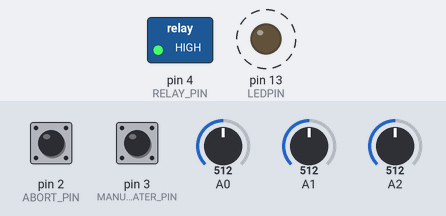
The program below on a simulated Arduino Uno, built with avr-gcc and run on an emulated ATmega328P. On the bench: switched loads named in the program (green lamp = pin HIGH), output pins drawn as LEDs (lit = HIGH). Dashed ring = blinking. The inputs (shaded band) are chosen by the test bench; at power-on: A0 = 512, pin 2 (ABORT_PIN) HIGH, pin 3 (MANUAL_WATER_PIN) HIGH, A1 = 512, A2 = 512.

Above: at 9.7 s.
9.8 s: A0 set to 93
16.9 s: A0 set to 80
At 20.4 s:
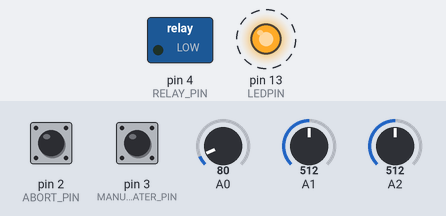
Timing chart, 0 to 39.2 s (numbered marks = the images above; inputs shaded):
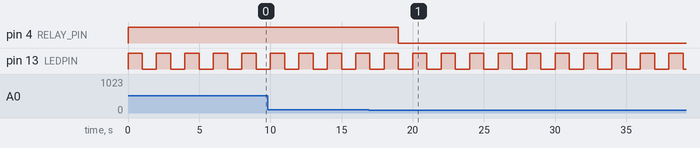

The program:

main.cpp
```cpp
// Arduino timer CTC interrupt example
// www.engblaze.com

// avr-libc library includes
#include <avr/io.h>
#include <avr/interrupt.h>
#include "Arduino.h"

#define LEDPIN 13
#define RELAY_PIN 4
#define ABORT_PIN 2
#define MANUAL_WATER_PIN 3
#define ON 0
#define OFF 1

volatile byte seconds;
volatile byte water_duration_timer;
volatile int water_now = 0;
volatile int relay_state = 1;
boolean off = 1;
boolean on = 0;
boolean debug = 0;

void emergency_abort()
{
	water_now = 0;

	if ( debug == 1 ) {
		Serial.println("Giessvorgang per Notaus abgebrochen");
	}

	detachInterrupt(digitalPinToInterrupt(ABORT_PIN));
}

void water_manually()
{
	water_now = 1;

	if ( debug == 1 ) {
		Serial.println("Manueller Giessvorgang initiiert");
	}

	detachInterrupt(digitalPinToInterrupt(MANUAL_WATER_PIN));
}

void setup()
{
  if (debug == 1) {
	  Serial.begin(9600);
	  delay(5000);
  }

  pinMode(LEDPIN, OUTPUT);
  pinMode(RELAY_PIN, OUTPUT);
  pinMode(ABORT_PIN, INPUT_PULLUP);
  pinMode(MANUAL_WATER_PIN, INPUT_PULLUP);
  digitalWrite( RELAY_PIN, off );
  relay_state = off;
  attachInterrupt( digitalPinToInterrupt(ABORT_PIN), emergency_abort, LOW );
  attachInterrupt( digitalPinToInterrupt(MANUAL_WATER_PIN), water_manually, LOW );

  cli();      // disable global interrupts

  // initialize Pin Change Interrupt for abort button
/*  PCICR = 0;

  PCICR |= ( 1 << PCIE0); // activate pin change interrupt on pin 10
  PCMSK0 |= ( 1 << PCINT2); //
*/

  // initialize Timer1
  TCCR1A = 0;   // set entire TCCR1A register to 0
  TCCR1B = 0;   // same for TCCR1B

  // set compare match register to desired timer count:
  OCR1A = 15624;
  // turn on CTC mode:
  TCCR1B |= (1 << WGM12);
  // Set CS10 and CS12 bits for 1024 prescaler:
  TCCR1B |= (1 << CS10);
  TCCR1B |= (1 << CS12);
  // enable timer compare interrupt:
  TIMSK1 |= (1 << OCIE1A);
  // enable global interrupts:
  sei();
}

void loop()
{
    // Wenn relay aus und es soll gegossen werden:
    // Relays einschalten und angeschalteten Zustand merken
    if ( water_now == 1 && relay_state == off  ) {
      digitalWrite( RELAY_PIN, on );
      relay_state = on;
    }

    // Wenn relay an und es soll nicht gegossen werden:
    // Relays ausschalten und ausgeschalteten Zustand merken
    if ( water_now == 0 && relay_state == on ) {
      digitalWrite( RELAY_PIN, off );
      relay_state = off;
    }

}

ISR(TIMER1_COMPA_vect)
{
    seconds++;
    if ( seconds == 5 ) {
      seconds = 0;
      int sensorValue0 = analogRead(A0);
      int sensorValue1 = analogRead(A1);
      int delta = ( sensorValue0 + sensorValue1 ) / 2;
      int poti = analogRead(A2);
      int giessdauer=((poti/17)+3);

	  if (debug == 1){
		  Serial.print("Feuchte: ");
		  Serial.print(delta);
		  Serial.print("  --  Poti: ");
		  Serial.print(poti);
		  Serial.print("  --  Giessdauer(s): ");
		  Serial.print(giessdauer);
		  Serial.print("  --  Relaystatus [0=on|1=off]: ");
		  Serial.print(relay_state);
		  Serial.print("  -- wir giessen grade [0=nein|1=ja]: ");
		  Serial.println(water_now);
	  }


      if ( delta < 300 ) {
        water_now = 1;
      }
    }

    if ( water_now == 1 ){
      int poti = analogRead(A2);
      int giessdauer=((poti/17)+3); // Giessdauer in s
      water_duration_timer++;

	  if (debug == 1) {
		  Serial.print("Timer: ");
		  Serial.print(water_duration_timer);
		  Serial.print(" / ");
		  Serial.println(giessdauer);
	  }

      if ( water_duration_timer == giessdauer ) {
        water_duration_timer = 0;
        water_now = 0;
      }
    }

  digitalWrite(LEDPIN, !digitalRead(LEDPIN));
  attachInterrupt( digitalPinToInterrupt(ABORT_PIN), emergency_abort, LOW );
  attachInterrupt( digitalPinToInterrupt(MANUAL_WATER_PIN), water_manually, LOW );
}
```

Measured:
- the behaviour switches between 88 and 87 on A0 (found by bisection; images 0 and 1)
- after the input at 16.9 s, pin 4 (RELAY_PIN): HIGH → LOW after 2.1 s
- by itself, pin 13 (LEDPIN): alternates HIGH for 1.0 s and LOW for 1.0 s
